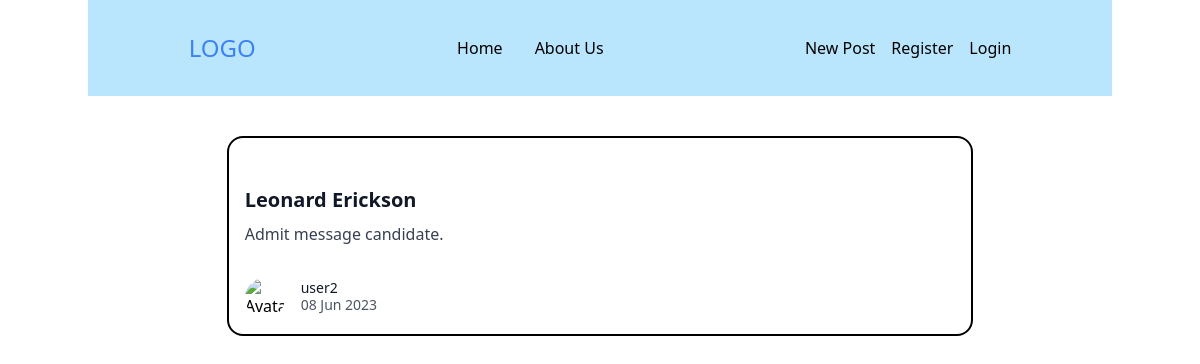
The app's page /post/206/ with its own data.
### blog/models.py (models this page shows, shortened)
class Post(models.Model):
    post_title=models.CharField(max_length=100)
    post_content=models.TextField()
    post_date=models.DateTimeField(default=timezone.now)
    post_author=models.ForeignKey(User, on_delete=models.CASCADE)

### blog/views.py (the view)
# urls.py: path('post/<int:pk>/', PostDetail.as_view(template_name='blog/post_detail.html'),name='post_detail'),
class PostDetail(DetailView):
    model = Post
    context_object_name = 'post'

### blog/templates/blog/post_detail.html (shortened to what this page needs)
{% extends 'blog/base.html' %}
{% block content %}
     <div class="p-10">
    <div class=" w-full lg:max-w-full lg:flex">
      <div class="border-2 border-black rounded-2xl p-4 w-2/3 mx-auto mb-2 ">
        <div class="my-8">
          <div class="text-gray-900 font-bold text-xl mb-2">{{ post.post_title }}</div>
          <p class="text-gray-700 text-base">{{ post.post_content }}</p>
        </div>
        <div class="flex items-center">
          <img class="w-10 h-10 rounded-full mr-4" src='{{ post.post_author.profile.profile_image.url }}'  alt="Avatar of Writer">
          <div class="text-sm">
            <p class="text-gray-900 leading-none">{{ post.post_author }}</p>
            <p class="text-gray-600">{{ post.post_date | date:'d M Y'}}</p>
          </div>
        </div>
      </div>
    </div>
  </div>
{% endblock content %}

### records on screen
Post: post_title "Leonard Erickson", post_content "Admit message candidate.", post_author "user2", post_date "08 Jun 2023"
